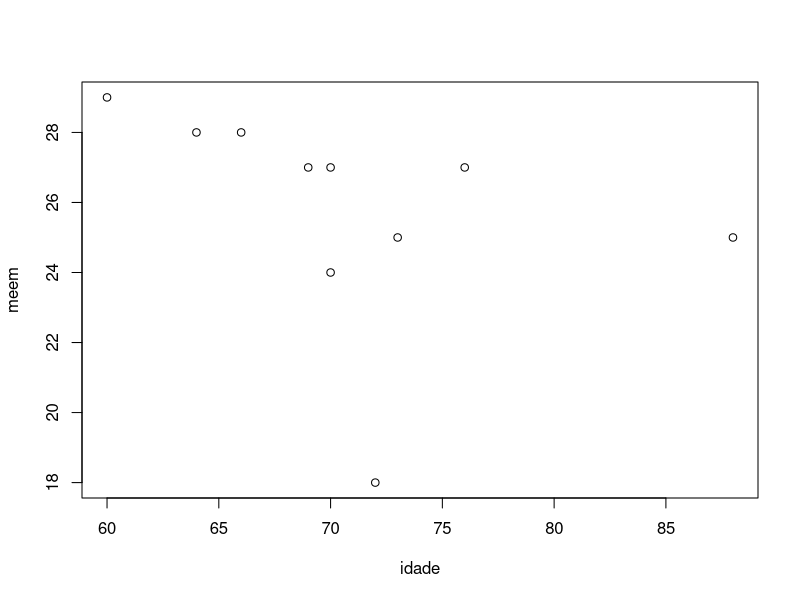
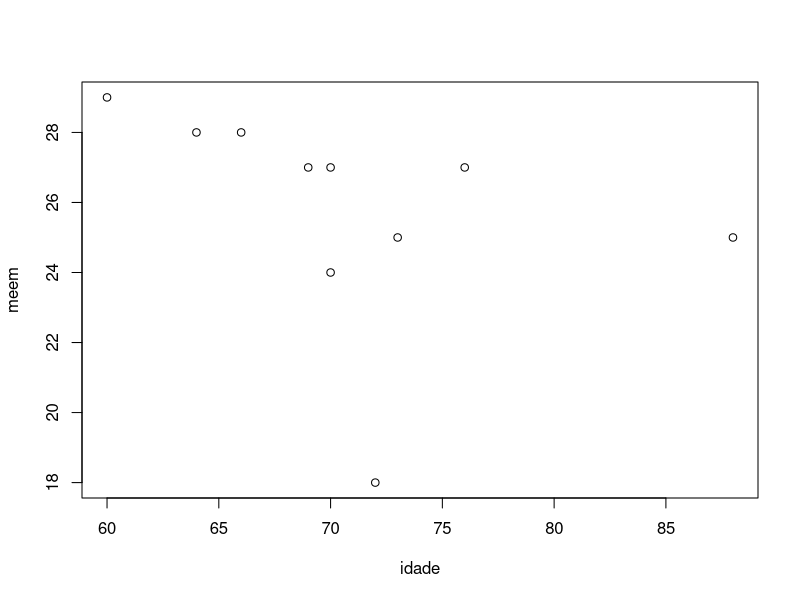
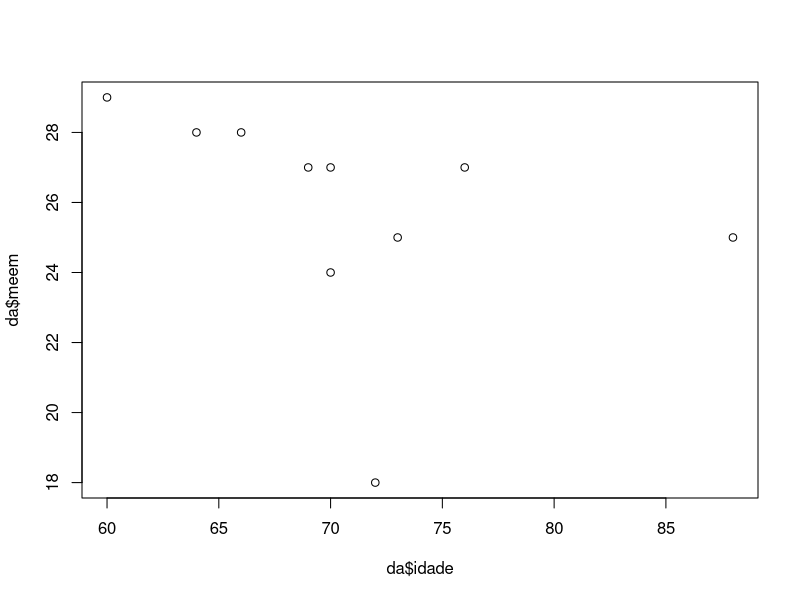
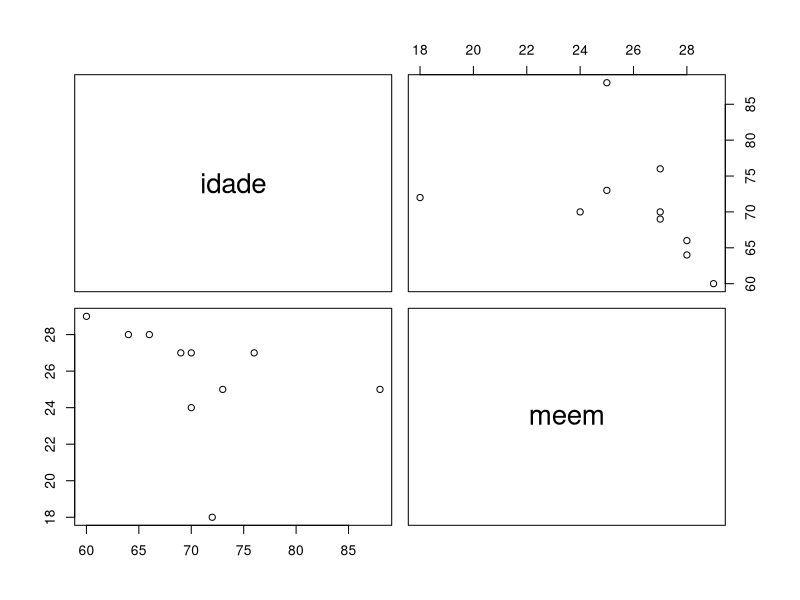

These charts were generated, in order, by the following R code:
#  usando o sinal de '=' inves de '<-'
idade = c(76, 60, 70, 72, 69, 73, 64, 70, 88, 66)
meem = c(27, 29, 27, 18, 27, 25, 28, 24, 25, 28)
da = data.frame(idade, meem)
da
plot(da) #plota um gráfico com os elementos de 'da'
plot(idade, meem) # gera  o mesmo gráfico anterior
plot(da$idade, da$meem) # gera também o mesmo gráfico
####### fazendo a correlção de pearson
cor(da) # mostra a matriz correlação  de 'idade' e 'meem'
round(cor(da),2) # mostra a matriz de correlção formado para duas casas decimais
cor(idade, meem) # mostra correlação geral dos dados
cor(da$idade, da$meem) # traz o mesmo valor anterior
###### gerando gráfico de correlações
pairs(da) # cria o gráfico
 #### fazendo o teste de significância 
cor.test(da$idade, da$meem) # para fazer o teste é preciso ter x e y 

